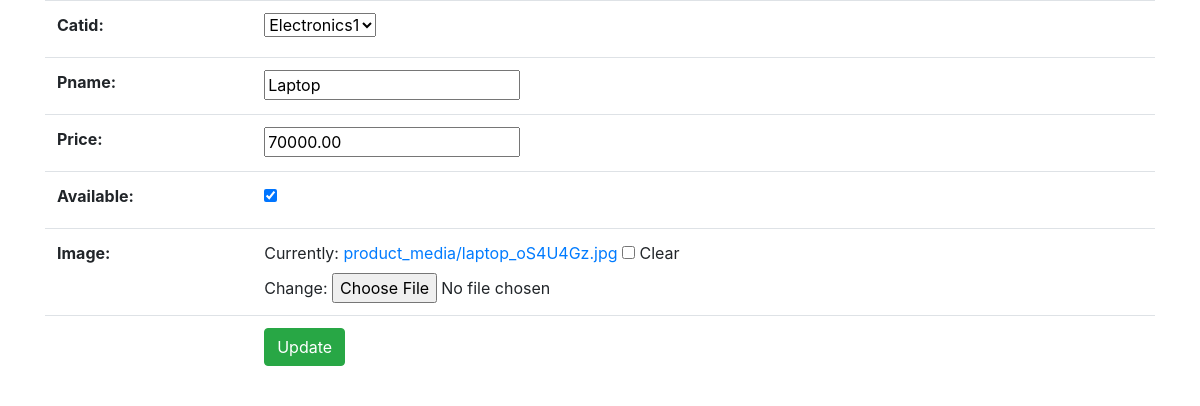
/shopping/edit_product/?pid=1, run on the app's committed database.
### shopping/models.py (models this page shows, shortened)
class Category(models.Model):
    catid = models.AutoField(primary_key=True)
    cname = models.CharField(max_length=150)
    created_at = models.DateTimeField(auto_now_add=True)
    updated_at = models.DateTimeField(auto_now=True)
    def __str__(self):
        return self.cname

class Product(models.Model):
    pid = models.AutoField(primary_key=True)
    catid = models.ForeignKey(Category, on_delete=models.CASCADE)
    pname = models.CharField(max_length=100, db_index=True)
    price = models.DecimalField(max_digits=10, decimal_places=2)
    available = models.BooleanField(default=True)
    vcnt= models.IntegerField(default=1)
    lcnt= models.IntegerField(default=1)
    created_at = models.DateTimeField(auto_now_add=True)
    updated_at = models.DateTimeField(auto_now=True)
    image = models.FileField(upload_to='product_media', blank=True, null=True)

### shopping/views.py (the view, shortened to what this page needs)
# urls.py: path('edit_product/',edit_product),
def edit_product(request):
    context = {}
    if request.method == 'GET' and 'pid' in request.GET:
        pid = request.GET['pid']
        context['pid'] = pid
        instance = Product.objects.get(pid=pid)
        form = ProductForm(instance=instance)
    else:
        return HttpResponse("Product id is mandaory")
    context['form'] = form
    return render(request, 'product_create.html', context)

### shopping/forms.py
class ProductForm(forms.ModelForm):
    class Meta:
        model = Product
        exclude=('vcnt','lcnt' ,'created_at','updated_at')

### shopping/templates/product_create.html (shortened to what this page needs)
{% extends "base.html" %}
{% block content %}
<div class="container">
<form method="POST" enctype="multipart/form-data">
  <table class="table">
{{form.as_table}}
<tr>
  <td></td>
  {% if pid %}
  <td><input type="submit" value="Update" class="btn btn-success"></td>
  {% else %}
  <td><input type="submit" value="Create" class="btn btn-success"></td>
  {% endif %}
</tr>
</table>
</form>
  </div>
{%endblock%}

### data on the page
Category: catid "Electronics1"
Product: pname "Laptop", price "70000.00", available "☑"
